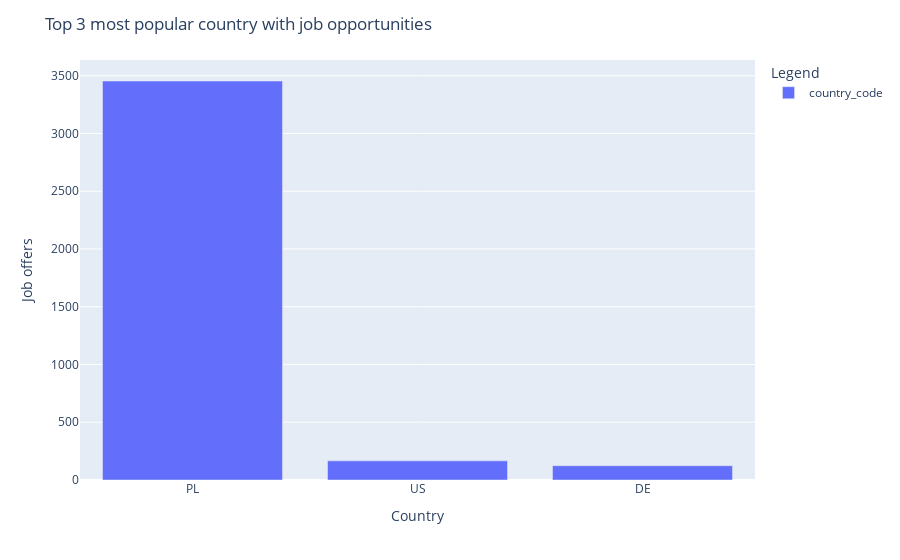

Notebook code for this chart:
### Code cell
countries = df['country_code'].value_counts()[:3]
fig = px.bar(data_frame=countries)
fig.update_layout(
    title="Top 3 most popular country with job opportunities",
    xaxis_title="Country",
    yaxis_title="Job offers",
    legend_title="Legend",
)
fig.show()

### Figure 1 — Plotly figure (JSON) as saved in the notebook; plotly's stock layout.template omitted (floating-point values rounded to 4 significant figures)
{"data": [{"alignmentgroup": "True", "hovertemplate": "variable=country_code<br>index=%{x}<br>value=%{y}<extra></extra>", "legendgroup": "country_code", "marker": {"color": "#636efa"}, "name": "country_code", "offsetgroup": "country_code", "orientation": "v", "showlegend": true, "textposition": "auto", "type": "bar", "x": ["PL", "US", "DE"], "xaxis": "x", "y": [3454, 166, 124], "yaxis": "y"}], "layout": {"barmode": "relative", "legend": {"title": {"text": "Legend"}, "tracegroupgap": 0}, "margin": {"t": 60}, "title": {"text": "Top 3 most popular country with job opportunities"}, "xaxis": {"anchor": "y", "domain": [0, 1], "title": {"text": "Country"}}, "yaxis": {"anchor": "x", "domain": [0, 1], "title": {"text": "Job offers"}}}}
